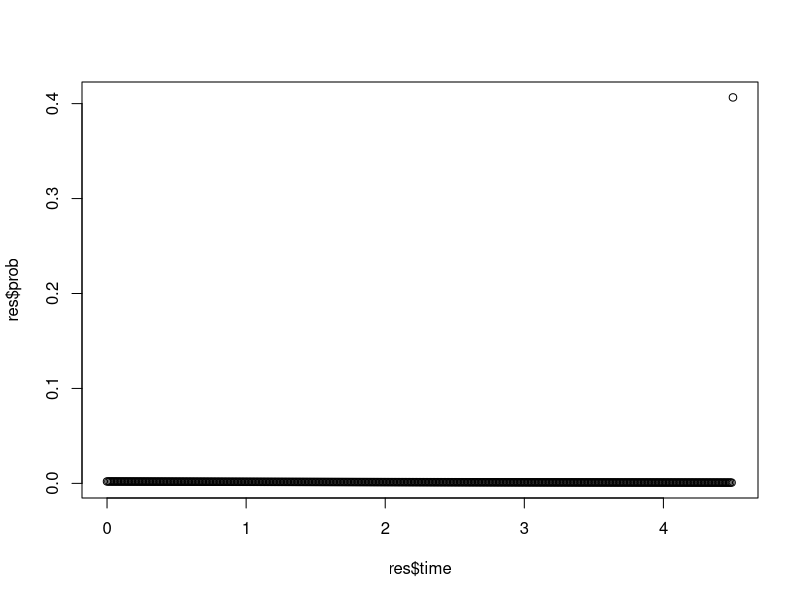

Write the R code that produced this figure.

# Function for correcting bifurcating speciation --------------------------

### Kendall 1946
p1 <- function(lam, mu, t){
  p1t <- ((lam - mu)^2 * exp(-(lam-mu)* t)) / (lam - mu * exp(-(lam - mu)* t)) ^2 
  return(p1t)
}

get_sp_age_prob <- function(lam, mu, node_age,
                            # discretization of species age
                            n_bins_per_myr = 100,
                            # discretization of the BD process (bin size)
                            dt = 0.000001){
  tot_t = seq(0,node_age, length.out=n_bins_per_myr * node_age)
  # probability of the node age with no descendants in the absence of extinction
  # i.e. prob of no speciation
  p_node_age_PB = p1(lam, 0, dt) ^ (tot_t / dt)
  # probability of no events along a lineage
  p_no_events = p1(lam, mu, dt) ^ (tot_t / dt)
  # conditional prob of no events
  p = p_no_events / p_node_age_PB
  # prob of species age == node age
  p_at_node = p[length(tot_t)]
  # prob of species age younger than node age
  p_before_node = p[-length(tot_t)] / sum((p[-length(tot_t)])) * (1 - p_at_node)
  # prob vector along branch
  p_vec = c(p_before_node, p_at_node)
  res = NULL
  res$time = tot_t
  res$prob = p_vec
  return(res)
}


# example
lam = 0.5
mu = 0.2
node_age = 4.5
res = get_sp_age_prob(lam, mu, node_age)

plot(res$time, res$prob)
expected_age = sum(res$time * res$prob)
